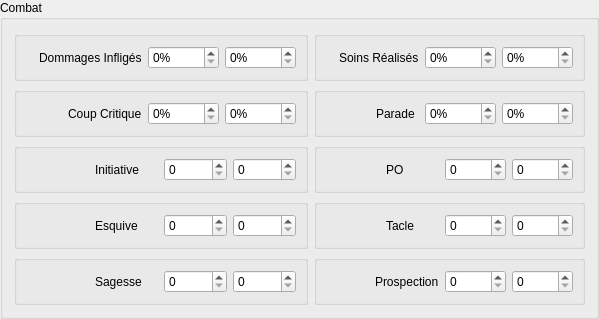
                 <widget class="QGroupBox" name="battleBox_2">
                  <property name="title">
                   <string>Combat</string>
                  </property>
                  <layout class="QGridLayout" name="gridLayout_12">
                   <item row="3" column="1">
                    <widget class="QGroupBox" name="tackleBox_2">
                     <property name="title">
                      <string/>
                     </property>
                     <layout class="QHBoxLayout" name="horizontalLayout_35">
                      <item>
                       <widget class="QLabel" name="tackleIcon_2">
                        <property name="text">
                         <string/>
                        </property>
                        <property name="pixmap">
                         <pixmap resource="../icons.qrc">:/assets/icons/skills/lock.png</pixmap>
                        </property>
                       </widget>
                      </item>
                      <item>
                       <widget class="QLabel" name="tackleLabel_2">
                        <property name="text">
                         <string>Tacle</string>
                        </property>
                       </widget>
                      </item>
                      <item>
                       <widget class="QSpinBox" name="tackleSpinMin_2">
                        <property name="suffix">
                         <string/>
                        </property>
                        <property name="maximum">
                         <number>99999</number>
                        </property>
                        <property name="singleStep">
                         <number>1</number>
                        </property>
                       </widget>
                      </item>
                      <item>
                       <widget class="QSpinBox" name="tackleSpinMax_2">
                        <property name="suffix">
                         <string/>
                        </property>
                        <property name="maximum">
                         <number>99999</number>
                        </property>
                        <property name="singleStep">
                         <number>1</number>
                        </property>
                       </widget>
                      </item>
                     </layout>
                    </widget>
                   </item>
                   <item row="4" column="1">
                    <widget class="QGroupBox" name="prospectionBox_2">
                     <property name="title">
                      <string/>
                     </property>
                     <layout class="QHBoxLayout" name="horizontalLayout_36">
                      <item>
                       <widget class="QLabel" name="prospectionIcon_2">
                        <property name="text">
                         <string/>
                        </property>
                        <property name="pixmap">
                         <pixmap resource="../icons.qrc">:/assets/icons/skills/prospecting.png</pixmap>
                        </property>
                       </widget>
                      </item>
                      <item>
                       <widget class="QLabel" name="prospectionLabel_2">
                        <property name="text">
                         <string>Prospection</string>
                        </property>
                       </widget>
                      </item>
                      <item>
                       <widget class="QSpinBox" name="prospectionSpinMin_2">
                        <property name="suffix">
                         <string/>
                        </property>
                        <property name="maximum">
                         <number>99999</number>
                        </property>
                        <property name="singleStep">
                         <number>1</number>
                        </property>
                       </widget>
                      </item>
                      <item>
                       <widget class="QSpinBox" name="prospectionSpinMax_2">
                        <property name="suffix">
                         <string/>
                        </property>
                        <property name="maximum">
                         <number>99999</number>
                        </property>
                        <property name="singleStep">
                         <number>1</number>
                        </property>
                       </widget>
                      </item>
                     </layout>
                    </widget>
                   </item>
                   <item row="1" column="1">
                    <widget class="QGroupBox" name="paradeBox_2">
                     <property name="title">
                      <string/>
                     </property>
                     <layout class="QHBoxLayout" name="horizontalLayout_22">
                      <item>
                       <widget class="QLabel" name="paradeIcon_2">
                        <property name="text">
                         <string/>
                        </property>
                        <property name="pixmap">
                         <pixmap resource="../icons.qrc">:/assets/icons/skills/block.png</pixmap>
                        </property>
                       </widget>
                      </item>
                      <item>
                       <widget class="QLabel" name="paradeLabel_2">
                        <property name="text">
                         <string>Parade</string>
                        </property>
                       </widget>
                      </item>
                      <item>
                       <widget class="QSpinBox" name="paradeSpinMin_2">
                        <property name="suffix">
                         <string>%</string>
                        </property>
                        <property name="maximum">
                         <number>99999</number>
                        </property>
                        <property name="singleStep">
                         <number>1</number>
                        </property>
                       </widget>
                      </item>
                      <item>
                       <widget class="QSpinBox" name="paradeSpinMax_2">
                        <property name="suffix">
                         <string>%</string>
                        </property>
                        <property name="maximum">
                         <number>99999</number>
                        </property>
                        <property name="singleStep">
                         <number>1</number>
                        </property>
                       </widget>
                      </item>
                     </layout>
                    </widget>
                   </item>
                   <item row="4" column="0">
                    <widget class="QGroupBox" name="wisdomBox_2">
                     <property name="title">
                      <string/>
                     </property>
                     <layout class="QHBoxLayout" name="horizontalLayout_37">
                      <item>
                       <widget class="QLabel" name="wisdomIcon_2">
                        <property name="text">
                         <string/>
                        </property>
                        <property name="pixmap">
                         <pixmap resource="../icons.qrc">:/assets/icons/skills/wisdom.png</pixmap>
                        </property>
                       </widget>
                      </item>
                      <item>
                       <widget class="QLabel" name="wisdomLabel_2">
                        <property name="text">
                         <string>Sagesse</string>
                        </property>
                       </widget>
                      </item>
                      <item>
                       <widget class="QSpinBox" name="wisdomSpinMin_2">
                        <property name="suffix">
                         <string/>
                        </property>
                        <property name="maximum">
                         <number>99999</number>
                        </property>
                        <property name="singleStep">
                         <number>1</number>
                        </property>
                       </widget>
                      </item>
                      <item>
                       <widget class="QSpinBox" name="wisdomSpinMax_2">
                        <property name="suffix">
                         <string/>
                        </property>
                        <property name="maximum">
                         <number>99999</number>
                        </property>
                        <property name="singleStep">
                         <number>1</number>
                        </property>
                       </widget>
                      </item>
                     </layout>
                    </widget>
                   </item>
                   <item row="0" column="1">
                    <widget class="QGroupBox" name="finalHealBox_2">
                     <property name="title">
                      <string/>
                     </property>
                     <layout class="QHBoxLayout" name="horizontalLayout_38">
                      <item>
                       <widget class="QLabel" name="finalHealIcon_2">
                        <property name="text">
                         <string/>
                        </property>
                        <property name="pixmap">
                         <pixmap resource="../icons.qrc">:/assets/icons/skills/heals.png</pixmap>
                        </property>
                       </widget>
                      </item>
                      <item>
                       <widget class="QLabel" name="finalHealLabel_2">
                        <property name="text">
                         <string>Soins Réalisés</string>
                        </property>
                       </widget>
                      </item>
                      <item>
                       <widget class="QSpinBox" name="finalHealSpinMin_2">
                        <property name="suffix">
                         <string>%</string>
                        </property>
                        <property name="maximum">
                         <number>99999</number>
                        </property>
                        <property name="singleStep">
                         <number>1</number>
                        </property>
                       </widget>
                      </item>
                      <item>
                       <widget class="QSpinBox" name="finalHealSpinMax_2">
                        <property name="suffix">
                         <string>%</string>
                        </property>
                        <property name="maximum">
                         <number>99999</number>
                        </property>
                        <property name="singleStep">
                         <number>1</number>
                        </property>
                       </widget>
                      </item>
                     </layout>
                    </widget>
                   </item>
                   <item row="1" column="0">
                    <widget class="QGroupBox" name="criticalBox_2">
                     <property name="title">
                      <string/>
                     </property>
                     <layout class="QHBoxLayout" name="horizontalLayout_39">
                      <item>
                       <widget class="QLabel" name="criticalIcon_2">
                        <property name="text">
                         <string/>
                        </property>
                        <property name="pixmap">
                         <pixmap resource="../icons.qrc">:/assets/icons/skills/ch.png</pixmap>
                        </property>
                       </widget>
                      </item>
                      <item>
                       <widget class="QLabel" name="criticalLabel_2">
                        <property name="text">
                         <string>Coup Critique</string>
                        </property>
                       </widget>
                      </item>
                      <item>
                       <widget class="QSpinBox" name="criticalSpinMin_2">
                        <property name="suffix">
                         <string>%</string>
                        </property>
                        <property name="maximum">
                         <number>99999</number>
                        </property>
                        <property name="singleStep">
                         <number>1</number>
                        </property>
                       </widget>
                      </item>
                      <item>
                       <widget class="QSpinBox" name="criticalSpinMax_2">
                        <property name="suffix">
                         <string>%</string>
                        </property>
                        <property name="maximum">
                         <number>99999</number>
                        </property>
                        <property name="singleStep">
                         <number>1</number>
                        </property>
                       </widget>
                      </item>
                     </layout>
                    </widget>
                   </item>
                   <item row="0" column="0">
                    <widget class="QGroupBox" name="finalDamagesBox_2">
                     <property name="title">
                      <string/>
                     </property>
                     <layout class="QHBoxLayout" name="horizontalLayout_40">
                      <item>
                       <widget class="QLabel" name="finalDamagesIcon_2">
                        <property name="text">
                         <string/>
                        </property>
                        <property name="pixmap">
                         <pixmap resource="../icons.qrc">:/assets/icons/skills/damage_dealt.png</pixmap>
                        </property>
                       </widget>
                      </item>
                      <item>
                       <widget class="QLabel" name="finalDamagesLabel_2">
                        <property name="text">
                         <string>Dommages Infligés</string>
                        </property>
                       </widget>
                      </item>
                      <item>
                       <widget class="QSpinBox" name="finalDamagesSpinMin_2">
                        <property name="suffix">
                         <string>%</string>
                        </property>
                        <property name="maximum">
                         <number>99999</number>
                        </property>
                        <property name="singleStep">
                         <number>1</number>
                        </property>
                       </widget>
                      </item>
                      <item>
                       <widget class="QSpinBox" name="finalDamagesSpinMax_2">
                        <property name="suffix">
                         <string>%</string>
                        </property>
                        <property name="maximum">
                         <number>99999</number>
                        </property>
                        <property name="singleStep">
                         <number>1</number>
                        </property>
                       </widget>
                      </item>
                     </layout>
                    </widget>
                   </item>
                   <item row="2" column="1">
                    <widget class="QGroupBox" name="poBox_2">
                     <property name="title">
                      <string/>
                     </property>
                     <layout class="QHBoxLayout" name="horizontalLayout_41">
                      <item>
                       <widget class="QLabel" name="poIcon_2">
                        <property name="text">
                         <string/>
                        </property>
                        <property name="pixmap">
                         <pixmap resource="../icons.qrc">:/assets/icons/skills/range.png</pixmap>
                        </property>
                       </widget>
                      </item>
                      <item>
                       <widget class="QLabel" name="poLabel_2">
                        <property name="text">
                         <string>PO</string>
                        </property>
                       </widget>
                      </item>
                      <item>
                       <widget class="QSpinBox" name="poSpinMin_2">
                        <property name="suffix">
                         <string/>
                        </property>
                        <property name="maximum">
                         <number>99999</number>
                        </property>
                        <property name="singleStep">
                         <number>1</number>
                        </property>
                       </widget>
                      </item>
                      <item>
                       <widget class="QSpinBox" name="poSpinMax_2">
                        <property name="suffix">
                         <string/>
                        </property>
                        <property name="maximum">
                         <number>99999</number>
                        </property>
                        <property name="singleStep">
                         <number>1</number>
                        </property>
                       </widget>
                      </item>
                     </layout>
                    </widget>
                   </item>
                   <item row="3" column="0">
                    <widget class="QGroupBox" name="dodgeBox_2">
                     <property name="title">
                      <string/>
                     </property>
                     <layout class="QHBoxLayout" name="horizontalLayout_42">
                      <item>
                       <widget class="QLabel" name="dodgeIcon_2">
                        <property name="text">
                         <string/>
                        </property>
                        <property name="pixmap">
                         <pixmap resource="../icons.qrc">:/assets/icons/skills/dodge.png</pixmap>
                        </property>
                       </widget>
                      </item>
                      <item>
                       <widget class="QLabel" name="dodgeLabel_2">
                        <property name="text">
                         <string>Esquive</string>
                        </property>
                       </widget>
                      </item>
                      <item>
                       <widget class="QSpinBox" name="dodgeSpinMin_2">
                        <property name="suffix">
                         <string/>
                        </property>
                        <property name="maximum">
                         <number>99999</number>
                        </property>
                        <property name="singleStep">
                         <number>1</number>
                        </property>
                       </widget>
                      </item>
                      <item>
                       <widget class="QSpinBox" name="dodgeSpinMax_2">
                        <property name="suffix">
                         <string/>
                        </property>
                        <property name="maximum">
                         <number>99999</number>
                        </property>
                        <property name="singleStep">
                         <number>1</number>
                        </property>
                       </widget>
                      </item>
                     </layout>
                    </widget>
                   </item>
                   <item row="2" column="0">
                    <widget class="QGroupBox" name="initiativeBox_2">
                     <property name="title">
                      <string/>
                     </property>
                     <layout class="QHBoxLayout" name="horizontalLayout_43">
                      <item>
                       <widget class="QLabel" name="initiativeIcon_2">
                        <property name="text">
                         <string/>
                        </property>
                        <property name="pixmap">
                         <pixmap resource="../icons.qrc">:/assets/icons/skills/initiative.png</pixmap>
                        </property>
                       </widget>
                      </item>
                      <item>
                       <widget class="QLabel" name="initiativeLabel_2">
                        <property name="text">
                         <string>Initiative</string>
                        </property>
                       </widget>
                      </item>
                      <item>
                       <widget class="QSpinBox" name="initiativeSpinMin_2">
                        <property name="suffix">
                         <string/>
                        </property>
                        <property name="maximum">
                         <number>99999</number>
                        </property>
                        <property name="singleStep">
                         <number>1</number>
                        </property>
                       </widget>
                      </item>
                      <item>
                       <widget class="QSpinBox" name="initiativeSpinMax_2">
                        <property name="suffix">
                         <string/>
                        </property>
                        <property name="maximum">
                         <number>99999</number>
                        </property>
                        <property name="singleStep">
                         <number>1</number>
                        </property>
                       </widget>
                      </item>
                     </layout>
                    </widget>
                   </item>
                  </layout>
                 </widget>
